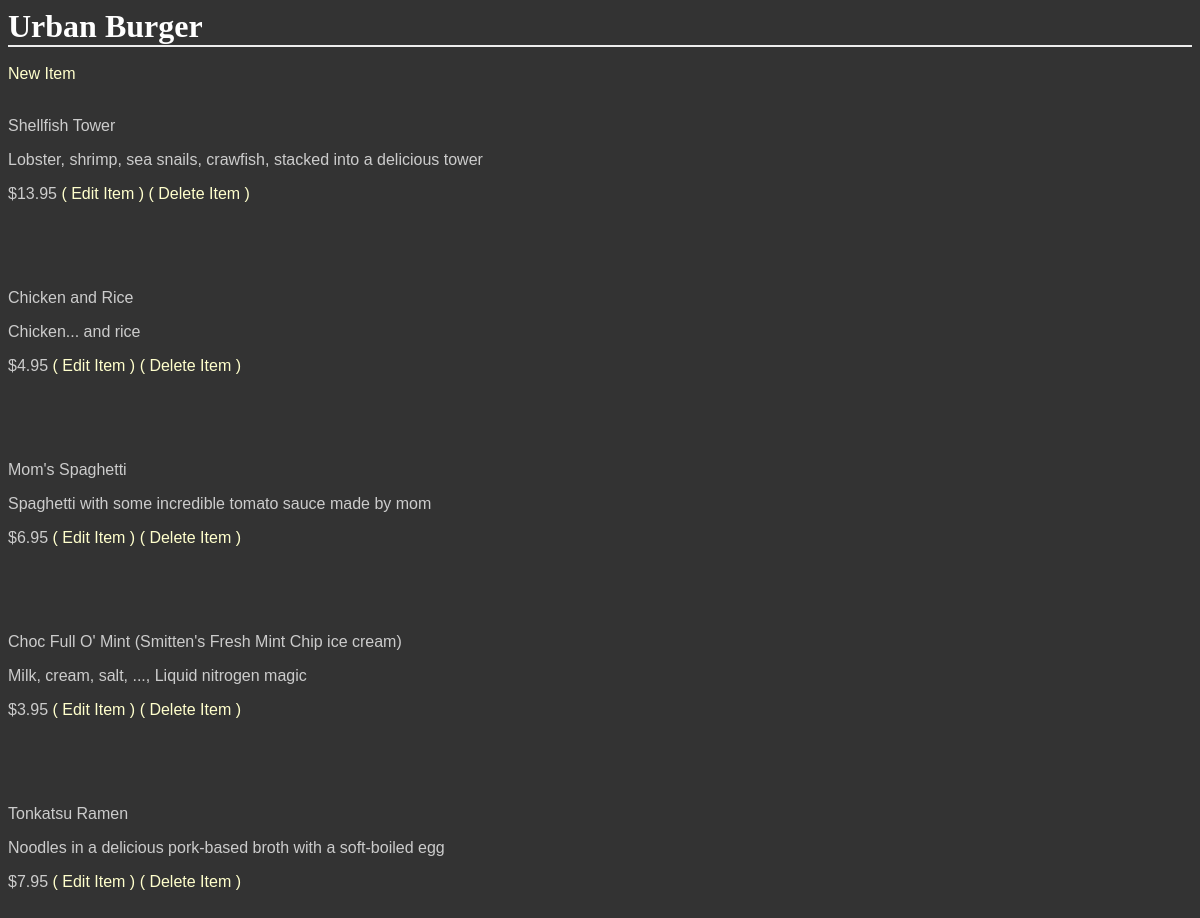
The app's page /GetShopItems/5/ with its own data.
### database_setup.py (models this page shows, shortened)
class Shop(Base):
    __tablename__ = 'shop'
    id = Column(Integer, primary_key=True)
    name = Column(String(250), nullable=False)
    owner = Column(String(50), nullable=False)
    profile_pic = Column(String(200))
    avatar_pic = Column(String(200))
    description = Column(String(250))
    cat_id = Column(Integer, ForeignKey('shop_category.id'))
    category = relationship(ShopCategory)

class Items(Base):
    __tablename__ = 'items'
    name = Column(String(80), nullable=False)
    id = Column(Integer, primary_key=True)
    short_description = Column(String(250))
    description = Column(String(500))
    quantity = Column(Integer, nullable=False)
    image = Column(String(20))
    price = Column(String(8))
    shop_id = Column(Integer, ForeignKey('shop.id'))
    shop = relationship(Shop, cascade="all, delete-orphan", single_parent=True)
    cat_id = Column(Integer, ForeignKey('sub_category.id'))
    SubCategory = relationship(SubCategory)

### project.py (the view)
@app.route('/GetShopItems/<int:shop_id>/')
def get_shop_items(shop_id):
    shop = session.query(Shop).filter_by(id=shop_id).one()
    items = session.query(Items).filter_by(shop_id=shop_id)
    return render_template('menu.html', shop=shop, items=items)

### templates/menu.html (shortened to what this page needs)
<html>
<head>
    <link rel="stylesheet" type="text/css" href="{{url_for('static', filename='style.css')}}">
</head>
<body>
<h1>
    {{ shop.name }}
</h1>
<br>
<a href="{{url_for('new_shop_item', shop_id=shop.id)}}">New Item</a>
{% for item in items %}
<br>
<br>
<p>{{ item.name }}</p>
<p>{{ item.description}}</p>
<p>{{ item.price }}
<a href="{{url_for('edit_shop_item', shop_id=shop.id, item_id=item.id)}}">( Edit Item )</a>
<a href="{{url_for('delete_shop_item', shop_id=shop.id, item_id=item.id)}}">( Delete Item )</a>
</p>
<br>
{% endfor %}
</body>
</html>

### static/style.css (style rules this page uses)
body { font-family: sans-serif; background-image: url('img3.jpg'); background-color: #333333 }
h1, h2, h3, h4 { color: #FFFFFF; }
h1, h2 { font-family: 'Georgia', serif; margin: 0; }
h1 { border-bottom: 2px solid #eee; }
p, dd, dt { color: #CCCCCC; }
a { text-decoration: none; color: #FFFFCC; }

### records on screen
Shop: name "Urban Burger"
Items: name "Shellfish Tower", description "Lobster, shrimp, sea snails, crawfish, stacked into a delicious tower", price "$13.95"
Items: name "Chicken and Rice", description "Chicken... and rice", price "$4.95"
Items: name "Mom's Spaghetti", description "Spaghetti with some incredible tomato sauce made by mom", price "$6.95"
Items: name "Choc Full O' Mint (Smitten's Fresh Mint Chip ice cream)", description "Milk, cream, salt, ..., Liquid nitrogen magic", price "$3.95"
Items: name "Tonkatsu Ramen", description "Noodles in a delicious pork-based broth with a soft-boiled egg", price "$7.95"
